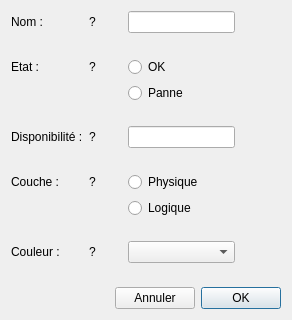
<?xml version="1.0" encoding="UTF-8"?>
<ui version="4.0">
 <class>DlgAjoutModifNoeud</class>
 <widget class="QDialog" name="DlgAjoutModifNoeud">
  <property name="geometry">
   <rect>
    <x>0</x>
    <y>0</y>
    <width>292</width>
    <height>320</height>
   </rect>
  </property>
  <property name="windowTitle">
   <string>Dialog</string>
  </property>
  <layout class="QVBoxLayout" name="verticalLayout">
   <item>
    <layout class="QGridLayout" name="gridLayout">
     <item row="7" column="1">
      <widget class="QLabel" name="label_9">
       <property name="text">
        <string>?</string>
       </property>
       <property name="alignment">
        <set>Qt::AlignCenter</set>
       </property>
      </widget>
     </item>
     <item row="5" column="0">
      <widget class="QLabel" name="label_5">
       <property name="text">
        <string>Disponibilité :</string>
       </property>
      </widget>
     </item>
     <item row="0" column="1">
      <widget class="QLabel" name="label_2">
       <property name="text">
        <string>?</string>
       </property>
       <property name="alignment">
        <set>Qt::AlignCenter</set>
       </property>
      </widget>
     </item>
     <item row="5" column="1">
      <widget class="QLabel" name="label_8">
       <property name="text">
        <string>?</string>
       </property>
       <property name="alignment">
        <set>Qt::AlignCenter</set>
       </property>
      </widget>
     </item>
     <item row="4" column="2">
      <spacer name="verticalSpacer_2">
       <property name="orientation">
        <enum>Qt::Vertical</enum>
       </property>
       <property name="sizeHint" stdset="0">
        <size>
         <width>20</width>
         <height>40</height>
        </size>
       </property>
      </spacer>
     </item>
     <item row="0" column="5">
      <spacer name="horizontalSpacer_2">
       <property name="orientation">
        <enum>Qt::Horizontal</enum>
       </property>
       <property name="sizeType">
        <enum>QSizePolicy::Minimum</enum>
       </property>
       <property name="sizeHint" stdset="0">
        <size>
         <width>40</width>
         <height>20</height>
        </size>
       </property>
      </spacer>
     </item>
     <item row="10" column="3" colspan="2">
      <widget class="QComboBox" name="comboBox"/>
     </item>
     <item row="10" column="1">
      <widget class="QLabel" name="label_10">
       <property name="text">
        <string>?</string>
       </property>
       <property name="alignment">
        <set>Qt::AlignCenter</set>
       </property>
      </widget>
     </item>
     <item row="7" column="0">
      <widget class="QLabel" name="label_6">
       <property name="text">
        <string>Couche :</string>
       </property>
      </widget>
     </item>
     <item row="10" column="0">
      <widget class="QLabel" name="label_7">
       <property name="text">
        <string>Couleur :</string>
       </property>
      </widget>
     </item>
     <item row="0" column="0">
      <widget class="QLabel" name="label">
       <property name="text">
        <string>Nom :</string>
       </property>
      </widget>
     </item>
     <item row="2" column="0">
      <widget class="QLabel" name="label_3">
       <property name="text">
        <string>Etat :</string>
       </property>
      </widget>
     </item>
     <item row="2" column="1">
      <widget class="QLabel" name="label_4">
       <property name="text">
        <string>?</string>
       </property>
       <property name="alignment">
        <set>Qt::AlignCenter</set>
       </property>
      </widget>
     </item>
     <item row="1" column="2">
      <spacer name="verticalSpacer">
       <property name="orientation">
        <enum>Qt::Vertical</enum>
       </property>
       <property name="sizeType">
        <enum>QSizePolicy::Expanding</enum>
       </property>
       <property name="sizeHint" stdset="0">
        <size>
         <width>20</width>
         <height>40</height>
        </size>
       </property>
      </spacer>
     </item>
     <item row="12" column="0" colspan="6">
      <layout class="QHBoxLayout" name="horizontalLayout">
       <property name="sizeConstraint">
        <enum>QLayout::SetDefaultConstraint</enum>
       </property>
       <item>
        <spacer name="horizontalSpacer">
         <property name="orientation">
          <enum>Qt::Horizontal</enum>
         </property>
         <property name="sizeHint" stdset="0">
          <size>
           <width>40</width>
           <height>20</height>
          </size>
         </property>
        </spacer>
       </item>
       <item>
        <widget class="QPushButton" name="pushButton_2">
         <property name="text">
          <string>Annuler</string>
         </property>
        </widget>
       </item>
       <item>
        <widget class="QPushButton" name="pushButton">
         <property name="text">
          <string>OK</string>
         </property>
         <property name="default">
          <bool>true</bool>
         </property>
        </widget>
       </item>
      </layout>
     </item>
     <item row="8" column="3" colspan="2">
      <widget class="QRadioButton" name="radioButton_4">
       <property name="text">
        <string>Logique</string>
       </property>
      </widget>
     </item>
     <item row="7" column="3" colspan="2">
      <widget class="QRadioButton" name="radioButton_3">
       <property name="text">
        <string>Physique</string>
       </property>
      </widget>
     </item>
     <item row="5" column="3" colspan="2">
      <widget class="QLineEdit" name="lineEdit_2"/>
     </item>
     <item row="3" column="3" colspan="2">
      <widget class="QRadioButton" name="radioButton_2">
       <property name="text">
        <string>Panne</string>
       </property>
      </widget>
     </item>
     <item row="2" column="3" colspan="2">
      <widget class="QRadioButton" name="radioButton">
       <property name="text">
        <string>OK</string>
       </property>
      </widget>
     </item>
     <item row="0" column="3" colspan="2">
      <widget class="QLineEdit" name="lineEdit"/>
     </item>
     <item row="6" column="2">
      <spacer name="verticalSpacer_5">
       <property name="orientation">
        <enum>Qt::Vertical</enum>
       </property>
       <property name="sizeHint" stdset="0">
        <size>
         <width>20</width>
         <height>40</height>
        </size>
       </property>
      </spacer>
     </item>
     <item row="9" column="2">
      <spacer name="verticalSpacer_3">
       <property name="orientation">
        <enum>Qt::Vertical</enum>
       </property>
       <property name="sizeHint" stdset="0">
        <size>
         <width>20</width>
         <height>40</height>
        </size>
       </property>
      </spacer>
     </item>
     <item row="11" column="2">
      <spacer name="verticalSpacer_4">
       <property name="orientation">
        <enum>Qt::Vertical</enum>
       </property>
       <property name="sizeHint" stdset="0">
        <size>
         <width>20</width>
         <height>40</height>
        </size>
       </property>
      </spacer>
     </item>
    </layout>
   </item>
  </layout>
 </widget>
 <resources/>
 <connections/>
</ui>
